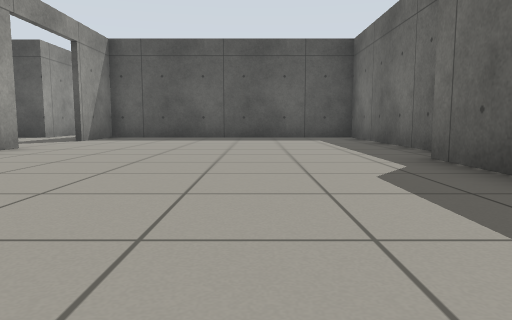
View 1 (above)

16 first-person views from a walk through a world built for the Gazebo simulator. The camera is 0.5 m above the floor, tilts 6° down and sees 70° across. The floor is counted in squares, 1 m on a side. Each view is taken from the middle of a square. On the plan, view 1 faces up. The plan holds only what a view shows up to about 9 squares ahead; the rest is blank.

View 2
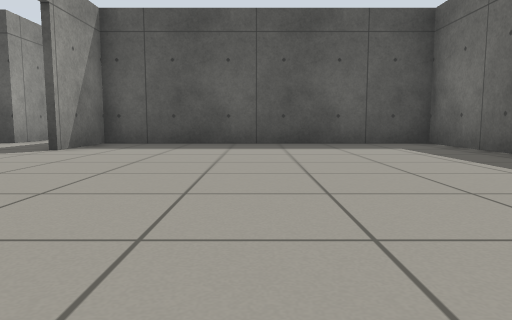

View 3
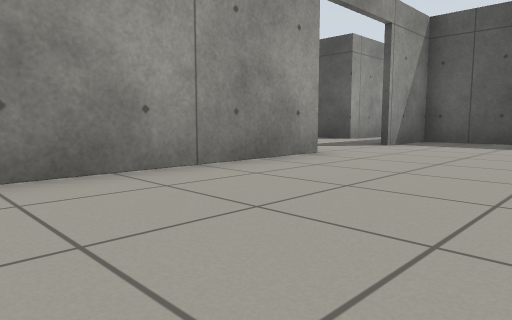

View 4
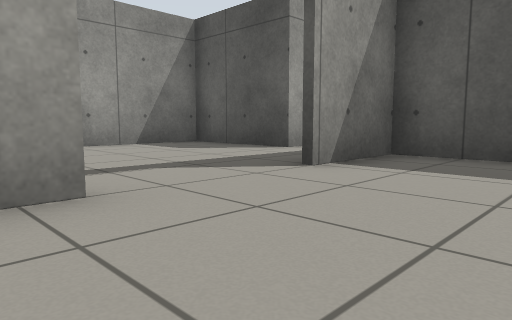

View 5
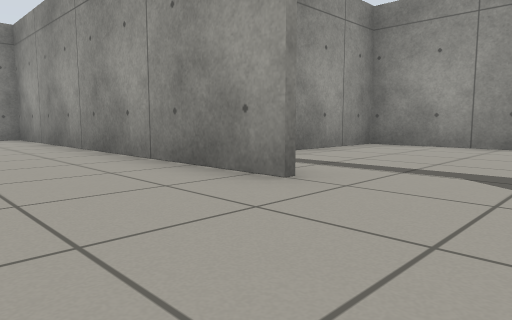

View 6
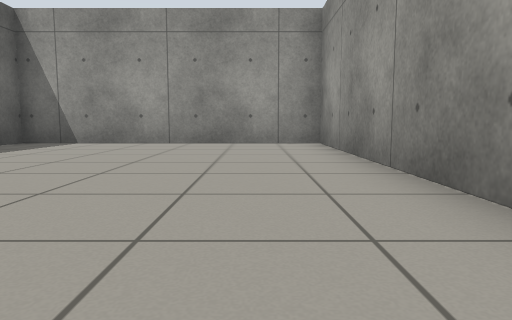

View 7
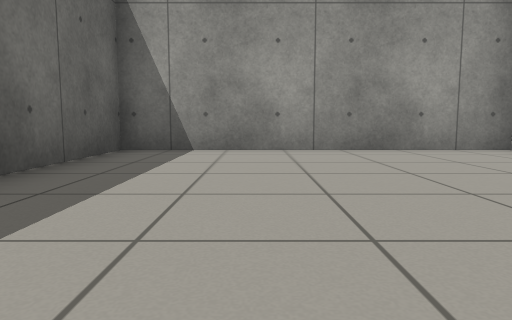

View 8
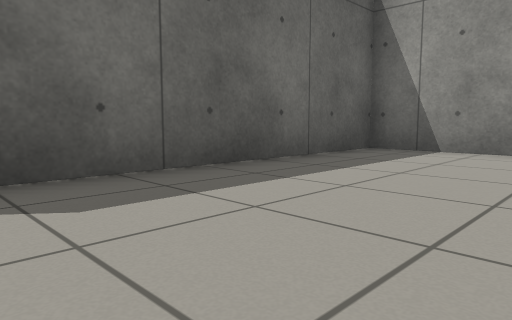

View 9
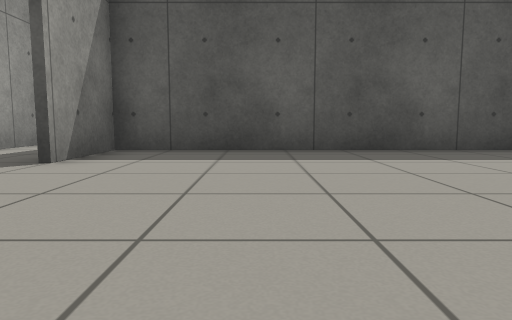

View 10
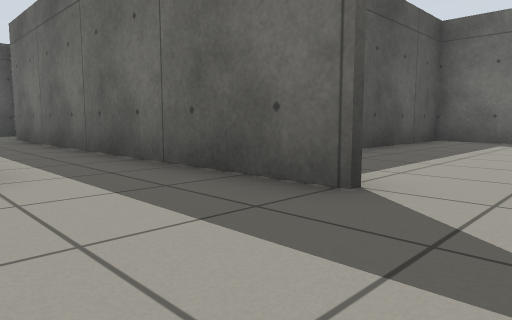

View 11
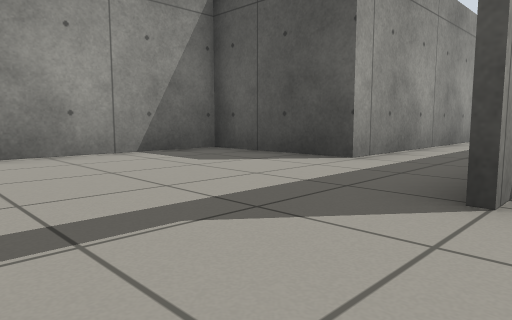

View 12
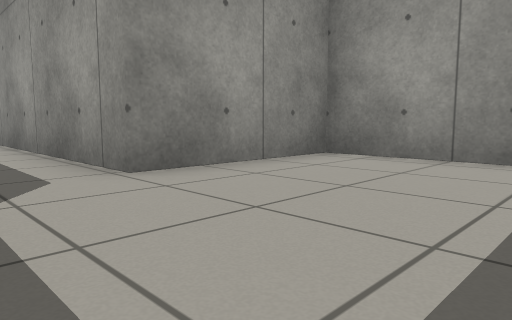

View 13
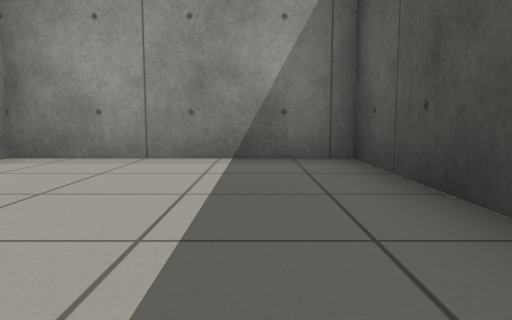

View 14
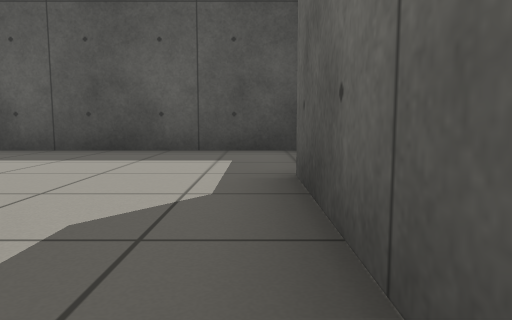

View 15
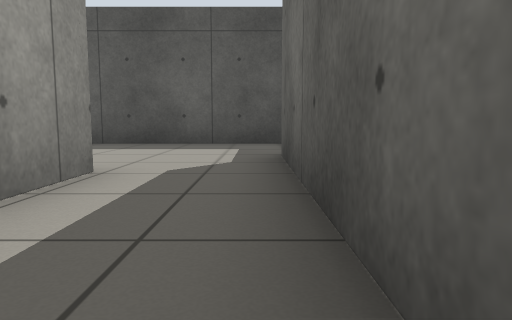

View 16
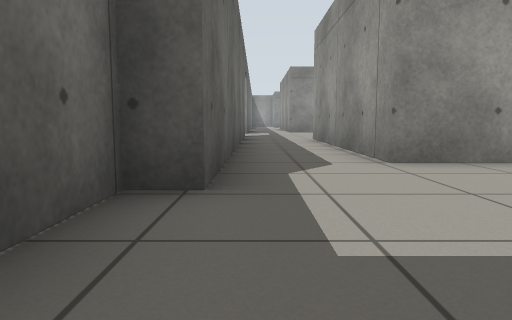

### Floor plan
Ten units are one square. View 1 is at (0, 0); x grows to the right and y downward. Boxes are objects, and circles mark ways between rooms. Rooms are numbered by the first view taken in them; rooms with no view inside come last. Other rooms are left out.
<svg viewBox="-105 -228 140 257">
<path fill="none" stroke="#000" d="M30 -61 30 -114 -45 -114 -45 -94M-45 -70 -45 24 24 24 24 -50M-46 -94 -46 -124M-66 -124 -66 -114 -97 -114 -97 -50 -70 -50M-40 -194 -40 -207M-42 -223 -100 -223 -100 -176 -66 -176 -66 -124M-46 -124 -46 -194"/>
<circle cx="-46" cy="-82" r="3" fill="#2a7"/>
<circle cx="-60" cy="-120" r="3" fill="#2a7"/>
<text x="-10" y="-40">1</text>
<text x="-70" y="-90">2</text>
<text x="-70" y="-190">3</text>
</svg>
Room 1 opens to room 2. Room 2 opens to room 3.

Where each view was taken, in squares from view 1:
view 1: 0 up, 0 right, facing up
view 2: 3 up, 1 left, facing up
view 3: 2 up, 1 left, facing up-left
view 4: 6 up, 2 left, facing up-left
view 5: 9 up, 2 left, facing down-left
view 6: 6 up, 3 left, facing down
view 7: 4 up, 0 right, facing down
view 8: 4 up, 1 left, facing down-right
view 9: 5 up, 2 left, facing up
view 10: 8 up, 7 left, facing up-right
view 11: 7 up, 4 left, facing up-left
view 12: 21 up, 5 left, facing down-left
view 13: 21 up, 5 left, facing left
view 14: 16 up, 5 left, facing up
view 15: 14 up, 5 left, facing up
view 16: 22 up, 5 left, facing down
